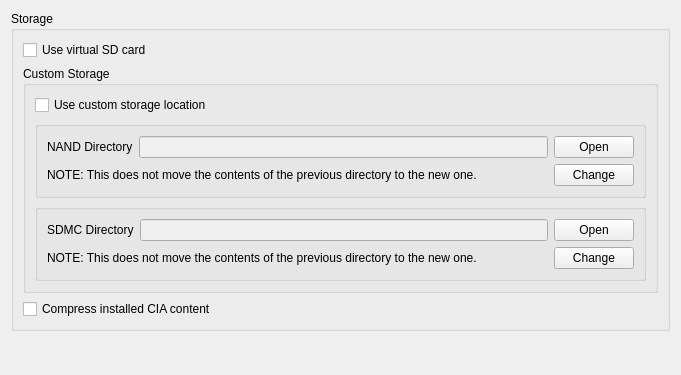
<?xml version="1.0" encoding="UTF-8"?>
<ui version="4.0">
 <class>ConfigureStorage</class>
 <widget class="QWidget" name="ConfigureStorage">
  <property name="geometry">
   <rect>
    <x>0</x>
    <y>0</y>
    <width>681</width>
    <height>375</height>
   </rect>
  </property>
  <property name="windowTitle">
   <string>Form</string>
  </property>
  <layout class="QVBoxLayout" name="verticalLayout_1">
   <item>
    <layout class="QVBoxLayout" name="verticalLayout_2">
     <item>
      <widget class="QGroupBox" name="storage_group">
       <property name="title">
        <string>Storage</string>
       </property>
       <layout class="QVBoxLayout" name="verticalLayout_3">
        <item>
         <layout class="QHBoxLayout" name="horizontalLayout_1">
          <item>
           <widget class="QCheckBox" name="toggle_virtual_sd">
            <property name="text">
             <string>Use virtual SD card</string>
            </property>
           </widget>
          </item>
         </layout>
        </item>
        <item>
         <widget class="QGroupBox" name="custom_storage_group">
          <property name="title">
           <string>Custom Storage</string>
          </property>
          <layout class="QVBoxLayout" name="verticalLayout_6">
           <item>
            <widget class="QCheckBox" name="toggle_custom_storage">
             <property name="text">
              <string>Use custom storage location</string>
             </property>
            </widget>
           </item>
           <item>
            <widget class="QGroupBox" name="nand_group">
             <property name="title">
              <string/>
             </property>
             <layout class="QVBoxLayout" name="verticalLayout">
              <item>
               <layout class="QHBoxLayout" name="horizontalLayout">
                <item>
                 <widget class="QLabel" name="label">
                  <property name="text">
                   <string>NAND Directory</string>
                  </property>
                 </widget>
                </item>
                <item>
                 <widget class="QLineEdit" name="nand_dir_path">
                  <property name="enabled">
                   <bool>false</bool>
                  </property>
                 </widget>
                </item>
                <item>
                 <widget class="QPushButton" name="open_nand_dir">
                  <property name="text">
                   <string>Open</string>
                  </property>
                 </widget>
                </item>
               </layout>
              </item>
              <item>
               <layout class="QHBoxLayout" name="horizontalLayout_2">
                <item>
                 <widget class="QLabel" name="label_4">
                  <property name="text">
                   <string>NOTE: This does not move the contents of the previous directory to the new one.</string>
                  </property>
                 </widget>
                </item>
                <item>
                 <spacer name="horizontalSpacer_3">
                  <property name="orientation">
                   <enum>Qt::Horizontal</enum>
                  </property>
                  <property name="sizeHint" stdset="0">
                   <size>
                    <width>40</width>
                    <height>20</height>
                   </size>
                  </property>
                 </spacer>
                </item>
                <item>
                 <widget class="QPushButton" name="change_nand_dir">
                  <property name="text">
                   <string>Change</string>
                  </property>
                 </widget>
                </item>
               </layout>
              </item>
             </layout>
            </widget>
           </item>
           <item>
            <widget class="QGroupBox" name="sdmc_group">
             <property name="title">
              <string/>
             </property>
             <layout class="QVBoxLayout" name="verticalLayout_4">
              <item>
               <layout class="QHBoxLayout" name="horizontalLayout_3">
                <item>
                 <widget class="QLabel" name="label_2">
                  <property name="text">
                   <string>SDMC Directory</string>
                  </property>
                 </widget>
                </item>
                <item>
                 <widget class="QLineEdit" name="sdmc_dir_path">
                  <property name="enabled">
                   <bool>false</bool>
                  </property>
                 </widget>
                </item>
                <item>
                 <widget class="QPushButton" name="open_sdmc_dir">
                  <property name="text">
                   <string>Open</string>
                  </property>
                 </widget>
                </item>
               </layout>
              </item>
              <item>
               <layout class="QHBoxLayout" name="horizontalLayout_4">
                <item>
                 <widget class="QLabel" name="label_3">
                  <property name="text">
                   <string>NOTE: This does not move the contents of the previous directory to the new one.</string>
                  </property>
                 </widget>
                </item>
                <item>
                 <spacer name="horizontalSpacer_4">
                  <property name="orientation">
                   <enum>Qt::Horizontal</enum>
                  </property>
                  <property name="sizeHint" stdset="0">
                   <size>
                    <width>40</width>
                    <height>20</height>
                   </size>
                  </property>
                 </spacer>
                </item>
                <item>
                 <widget class="QPushButton" name="change_sdmc_dir">
                  <property name="text">
                   <string>Change</string>
                  </property>
                 </widget>
                </item>
               </layout>
              </item>
             </layout>
            </widget>
           </item>
          </layout>
         </widget>
        </item>
        <item>
         <layout class="QHBoxLayout" name="horizontalLayout_5">
          <item>
           <widget class="QCheckBox" name="toggle_compress_cia">
            <property name="text">
             <string>Compress installed CIA content</string>
            </property>
            <property name="toolTip">
              <string>&lt;html&gt;&lt;head/&gt;&lt;body&gt;&lt;p&gt;Compresses the content of CIA files when installed to the emulated SD card. Only affects CIA content which is installed while the setting is enabled.&lt;/p&gt;&lt;/body&gt;&lt;/html&gt;</string>
            </property>
           </widget>
          </item>
         </layout>
        </item>
       </layout>
      </widget>
     </item>
    </layout>
   </item>
   <item>
    <spacer name="verticalSpacer">
     <property name="orientation">
      <enum>Qt::Vertical</enum>
     </property>
     <property name="sizeHint" stdset="0">
      <size>
       <width>20</width>
       <height>40</height>
      </size>
     </property>
    </spacer>
   </item>
  </layout>
 </widget>
 <resources/>
 <connections/>
</ui>
